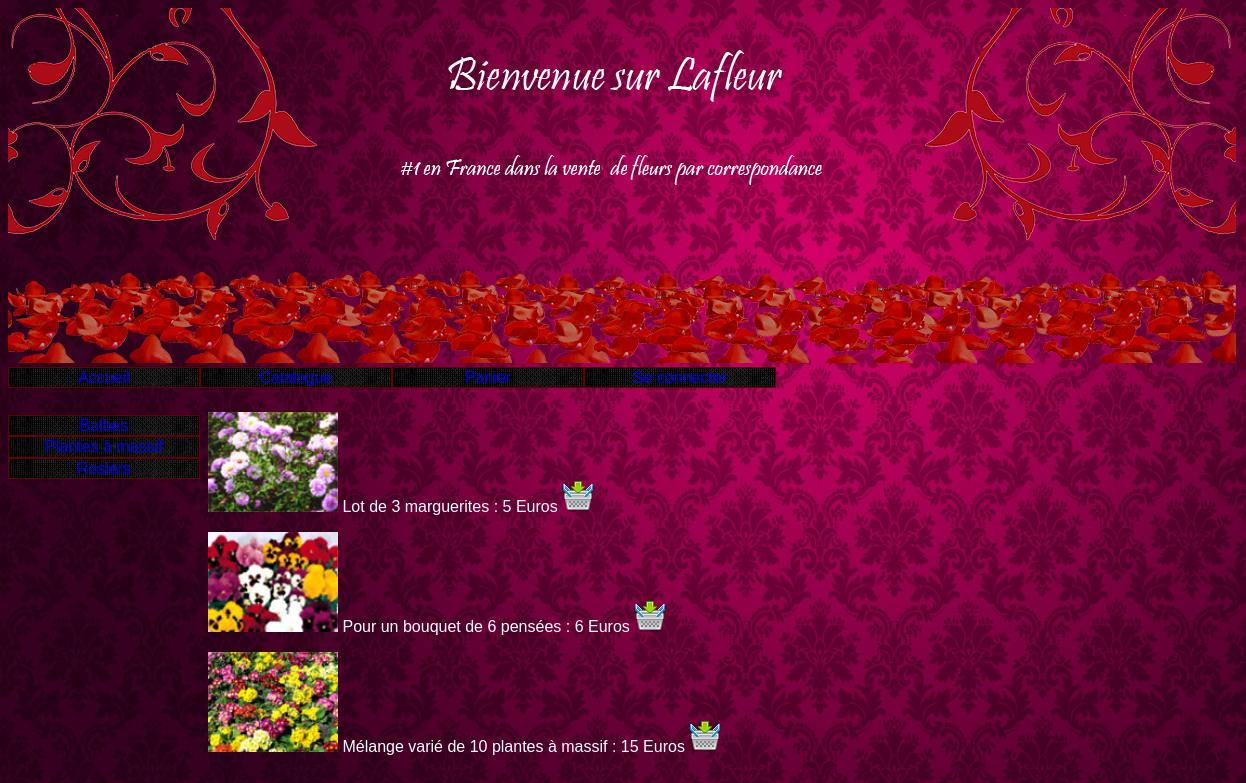
Screenshot of /index.php?uc=voirProduits&categorie=mas&action=voirProduits with the database file from the repository.
### tables this page shows
CREATE TABLE IF NOT EXISTS `categorie` (
  `cat_code` char(3) NOT NULL,
  `cat_libelle` char(30) NOT NULL,
  PRIMARY KEY (`cat_code`)
);

CREATE TABLE IF NOT EXISTS `produits` (
  `pdt_ref` char(5) NOT NULL,
  `pdt_designation` char(50) NOT NULL,
  `pdt_prix` int(10) NOT NULL,
  `pdt_image` char(50) NOT NULL,
  `pdt_categorie` char(3) NOT NULL,
  `pdt_qtedispo` int(5) NOT NULL,
  PRIMARY KEY (`pdt_ref`),
  KEY `pdt_categorie` (`pdt_categorie`)
);

### vues/v_produits.php (the view, shortened to what this page needs)
<!DOCTYPE html>
<html lang="fr" class="no-js">
<div id="produits">
<?php
foreach( $lesProduits as $unProduit)
{
	$id = $unProduit['pdt_ref'];
	$description = $unProduit['pdt_designation'];
	$prix=$unProduit['pdt_prix'];
	$image = $unProduit['pdt_image'];
	?>
	<ul>
			<li><img src="<?php echo $image ?>" alt=image width="130" height="100"/></li>
			<li><?php echo $description ?></li>
			 <li><?php echo " : ".$prix." Euros" ?>
			<li><a href=index.php?uc=voirProduits&categorie=<?php echo $categorie ?>&produit=<?php echo $id ?>&action=ajouterAuPanier>
			 <img src="images/mettrepanier.png" TITLE="Ajouter au panier" /></li></a>
	</ul>
<?php
}
?>
</div>

### vues/v_categories.php (shortened to what this page needs)
<!DOCTYPE html>
<html lang="fr" class="no-js">
<div id="categories"><br>
<?php
foreach( $lesCategories as $uneCategorie)
{
	$idCategorie = $uneCategorie['cat_code'];
	$libCategorie = $uneCategorie['cat_libelle'];
	?>
	<li>
		<a href=index.php?uc=voirProduits&categorie=<?php echo $idCategorie ?>&action=voirProduits><?php echo $libCategorie ?></a>
	</li>
<?php
}
?>
</div>

### util/cssGeneral.css (style rules this page uses)
html { font:normal 100%/1.2em "Trebuchet MS",Verdana,Helvetica,Arial,sans-serif; }
body { color:white; background-image:url('../images/wall1.jpg'); background-size: 100% 100%; background-attachment:fixed; }
#categories { float:left; }
#produits { padding:0 150px; margin-left: 10px; }
#menu li a , #categories li a { text-decoration:none; }
#categories li { list-style-type: none; list-style-image:none; text-align: center; width: 190px ; border: 1px solid #600 ; color: white ; background-image:url('../images/wall2.jpg'); }
#produits li, #produits li a { list-style-type: none; list-style-image:none; display:inline; width:175px; text-align:center; height:205px; color: white ; font: 1em "Trebuchet MS",Arial,sans-serif ; }

### rows the page displays
categorie: cat_libelle "Bulbes"
categorie: cat_libelle "Plantes à massif"
categorie: cat_libelle "Rosiers"
produits: pdt_image (picture), pdt_designation "Lot de 3 marguerites", pdt_prix "5"
produits: pdt_image (picture), pdt_designation "Pour un bouquet de 6 pensées", pdt_prix "6"
produits: pdt_image (picture), pdt_designation "Mélange varié de 10 plantes à massif", pdt_prix "15"
